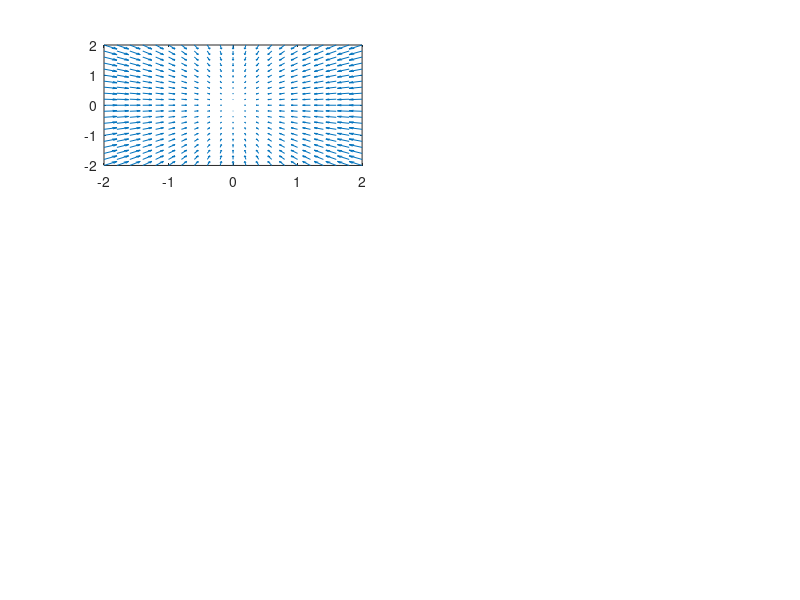

The MATLAB source for this figure: (Note: this script raises an error after producing the figure.)
%% quiver plots part 1
a_values = [-1.5 -1 -0.5 0 1];
figure();
hold on;
for i=1:length(a_values)
    a = a_values(i);
    [x,y] = meshgrid(-2:0.2:2,-2:0.2:2);
    xdot = a*x;
    ydot = -y;
    subplot(3,2,i)
    quiver(x,y,xdot,ydot)
    title('A='+ string(a))
end

%% simulate solutions from first part
a_values = [-1.5 -1 -0.5 0 1];
t_end = 5;
options = odeset('RelTol',1e-8);

for i=1:length(a_values)
    figure();
    hold on;
    a = a_values(i);
    % exponential growth makes it hard to visualize
    if a > 0
        t_end = 1;
    end
    initial_x = -2:0.2:2;
    initial_y = -2:0.2:2;
    for x_index=1:length(initial_x)
        for y_index=1:length(initial_y)
            x_0 = initial_x(x_index);
            y_0 = initial_y(y_index);


        
            [t,x] = ode45(@(t,x) [a*x(1);-x(2)],[0 t_end],[x_0; y_0],options);
        
            [xgrid,ygrid] = meshgrid(-2:0.2:2,-2:0.2:2);
            subplot(3,1,1)
            plot(t,x(:,1))
            title('x(t)')
            subplot(3,1,2)
            plot(t,x(:,2))
            title('y(t)')
            subplot(3,1,3)
            plot(x(:,1),x(:,2), 'b')
            hold on;
            quiver(xgrid,ygrid,a*xgrid,-1*ygrid, 'r')
            title('Vector Plots (a=' + string(a) + ')')
        end
    end
    print('-dpdf', 'Lab2/figure' + string(i+1) + '.pdf', '-fillpage')
end
%% 

%% quiver plot part 2
figure();
hold on;
[x,y] = meshgrid(-2:0.2:2,-2:0.2:2);
xdot = y;
ydot = -x+y;
quiver(x,y,xdot,ydot)
title('Quiver Plot for Love Affair Model')
print('-dpdf', 'Lab2/figure7.pdf', '-fillpage')

%% 
initial_x = -1:0.2:1;
initial_y = -1:0.2:1;
t_end = 5;
figure();
hold on;
for x_index=1:length(initial_x)
    for y_index=1:length(initial_y)
        x_0 = initial_x(x_index);
        y_0 = initial_y(y_index);
        [xgrid,ygrid] = meshgrid(-10:1.5:10,-10:1.5:10);
        xdot = ygrid;
        ydot = -xgrid+ygrid;
        [t,x] = ode45(@(t,x) [x(2);-x(1)+x(2)],[0 t_end],[x_0; y_0],options);
        subplot(3,1,1)
        plot(t,x(:,1))
        title('x(t)')
        subplot(3,1,2)
        plot(t,x(:,2))
        title('y(t)')
        subplot(3,1,3)
        plot(x(:,1),x(:,2), 'b')
        xlim([-15 15])
        hold on;
        quiver(xgrid,ygrid,xdot,ydot, 3, 'r')
        title('Love Affair Model')
    end
end

